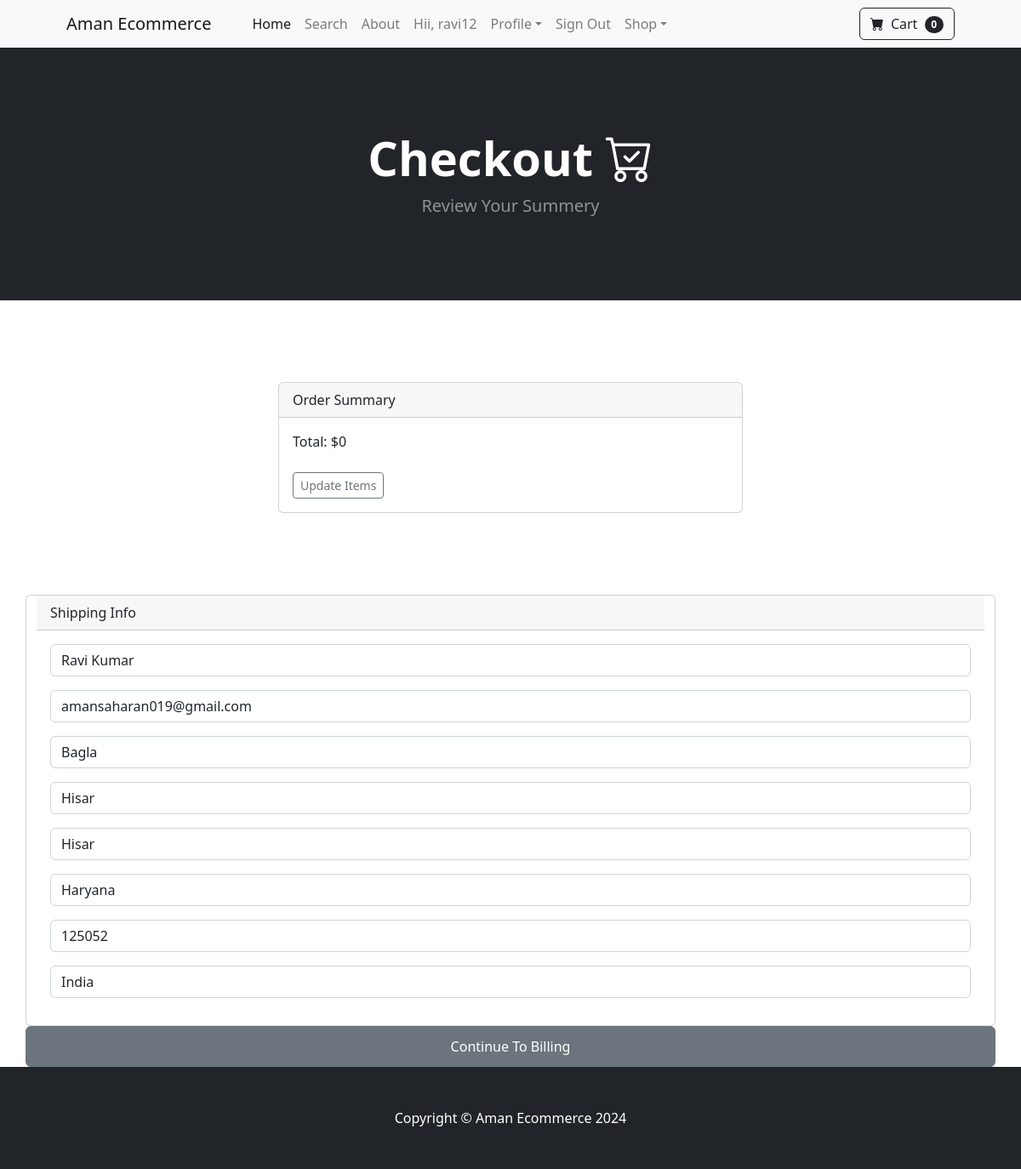
/payment/checkout/ (signed in), run on the app's committed database.
### payment/models.py (models this page shows, shortened)
class ShippingAddress(models.Model):
	user = models.ForeignKey(User, on_delete=models.CASCADE, null=True, blank=True)
	shipping_full_name = models.CharField(max_length=255)
	shipping_email = models.CharField(max_length=255)
	shipping_address1 = models.CharField(max_length=255)
	shipping_address2 = models.CharField(max_length=255, null=True, blank=True)
	shipping_city = models.CharField(max_length=255)
	shipping_state = models.CharField(max_length=255, null=True, blank=True)
	shipping_zipcode = models.CharField(max_length=255, null=True, blank=True)
	shipping_country = models.CharField(max_length=255)
	class Meta:
		verbose_name_plural = "Shipping Address"

### payment/views.py (the view)
# urls.py: path('checkout/', views.checkout, name='checkout'),
def checkout(request):
    cart = Cart(request)
    cart_products = cart.get_prods
    totals = cart.total_cart
    quantities = cart.get_quants
    if request.user.is_authenticated:
        shipping_user = ShippingAddress.objects.get(user__id=request.user.id)
        shipping_form = ShippingForm(request.POST or None, instance=shipping_user)
        return render(request, 'checkout.html', {"cart_products":cart_products , "quantities":quantities, "totals":totals, "shipping_form":shipping_form} )
    else:
        shipping_form = ShippingForm(request.POST or None)
        return render(request, 'checkout.html', {"cart_products":cart_products , "quantities":quantities, "totals":totals, "shipping_form":shipping_form} )

### cart/cart.py (called while the page is built, shortened)
    def __len__(self):
        return len(self.cart)

    def get_prods(self):
        product_ids = self.cart.keys()
        products = Product.objects.filter(id__in=product_ids)
        return products

    def total_cart(self):
        product_ids = self.cart.keys()
        products = Product.objects.filter(id__in=product_ids)
        quantities = self.cart
        total = 0
        return total

### cart/context_processors.py (called while the page is built)
def cart(request):
    return {'cart': Cart(request)}

### payment/templates/checkout.html (shortened to what this page needs)
{% extends "base.html" %}
{% block content %}
<header class="bg-dark py-5">
    <div class="container px-4 px-lg-5 my-5">
        <div class="text-center text-white">
            <h1 class="display-4 fw-bolder">Checkout <i class="bi bi-cart-check"></i></h1>
            <p class="lead fw-normal text-white-50 mb-0">Review Your Summery </p>
        </div>
    </div>
</header>
<br><br><br><br>
<div class="container">
    <div class="row">
            <div class="col-md-6 offset-md-3">
  <div class="card">
  <div class="card-header">
    Order Summary
  </div>
  <div class="card-body">
    Total:  ${{ totals }}
    <br/><br/>
    <a href="{% url 'cart_summery' %}" class="btn btn-sm btn-outline-secondary">Update Items</a>
  </div>
</div>
<br><br><br><br>
</div>
<div class="card">
    <div class="card-header">
      Shipping Info
    </div>
    <div class="card-body">
      <form method="POST" action="{% url 'home' %}">
          {{ shipping_form.as_p }}
    </div>
  </div>
  <br/>
  <button type="submit" class="btn btn-secondary">
          Continue To Billing
  </button>
  <br/><br/>
              </div>
          </div>
{% endblock  %}

### store/templates/base.html (shortened to what this page needs)
{% load static %}
<!DOCTYPE html>
<html lang="en">
    <head>
        <link rel="stylesheet" href="https://cdn.jsdelivr.net/npm/bootstrap@4.3.1/dist/css/bootstrap.min.css">
        <link href="https://cdn.jsdelivr.net/npm/bootstrap-icons@1.5.0/font/bootstrap-icons.css" rel="stylesheet" />
        <link href="{% static 'css/styles.css' %}" rel="stylesheet" />
    </head>
    <body>
        <nav class="navbar navbar-expand-lg navbar-light bg-light">
            <div class="container px-4 px-lg-5">
                <a class="navbar-brand" href="{% url 'home' %}">Aman Ecommerce</a>
                <div class="collapse navbar-collapse" id="navbarSupportedContent">
                    <ul class="navbar-nav me-auto mb-2 mb-lg-0 ms-lg-4">
                        <li class="nav-item"><a class="nav-link active" aria-current="page" href="{% url 'home' %}">Home</a></li>
                        <li class="nav-item"><a class="nav-link" href="{% url 'search' %}">Search</a></li>
                        <li class="nav-item"><a class="nav-link" href="{% url 'about' %}">About</a></li>
                        {% if user.is_authenticated %}
                            <li class="nav-item"><a class="nav-link" href="#">Hii, {{ user.username }}</a></li>
                            <li class="nav-item dropdown">
                                <a class="nav-link dropdown-toggle" id="navbarDropdown" href="#" role="button" data-toggle="dropdown" aria-expanded="false">Profile</a>
                            </li>
                            <li class="nav-item"><a class="nav-link" href="{% url 'signout' %}">Sign Out</a></li>
                        {% else %}
                            <li class="nav-item"><a class="nav-link" href="{% url 'signin' %}">Sign In</a></li>
                            <li class="nav-item"><a class="nav-link" href="{% url 'signup' %}">Sign Up</a></li>
                        {% endif %}
                        <li class="nav-item dropdown">
                            <a class="nav-link dropdown-toggle" id="navbarDropdown" href="#" role="button" data-toggle="dropdown" aria-expanded="false">Shop</a>
                        </li>
                    </ul>
                    <form class="d-flex">
                        <a href="{% url 'cart_summery' %}" class="btn btn-outline-dark">
                            <i class="bi-cart-fill me-1"></i>
                            Cart
                            <span class="badge bg-dark text-white ms-1 rounded-pill" id="cart_quantity">{{ cart|length }}</span>
                        </a>
                    </form>
                </div>
            </div>
        </nav>
        {% block content %}
        {% endblock %}
        <footer class="py-5 bg-dark">
            <div class="container"><p class="m-0 text-center text-white">Copyright &copy; Aman Ecommerce 2024</p></div>
        </footer>
    </body>
</html>

### data on the page
ShippingAddress: shipping_full_name "Ravi Kumar", shipping_email "amansaharan019@gmail.com", shipping_address1 "Bagla", shipping_address2 "Hisar", shipping_city "Hisar", shipping_state "Haryana", shipping_zipcode "125052", shipping_country "India"

### other printed values
{{ user.username }} "ravi12"
{{ cart|length }} "0"
{{ totals }} "0"
